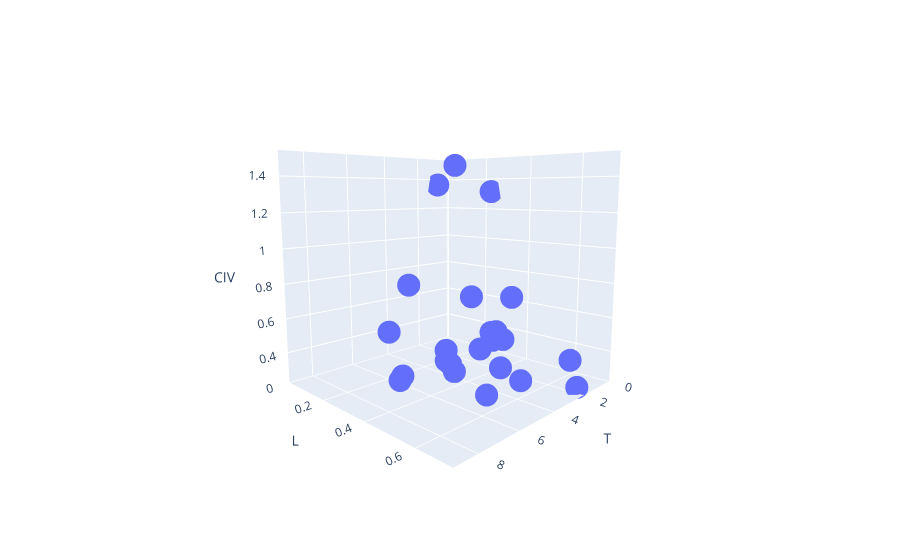

This figure's notebook cell:
### Code cell
# plot civ
df['CIV'] = est_civ(df.STW, df.L, df['T'])
fig = px.scatter_3d(df, x='T', y='L', z='CIV', hover_name='ISSUANCE')
fig.show()

### Figure 1 — Plotly figure (JSON) as saved in the notebook; plotly's stock layout.template omitted (floating-point values rounded to 4 significant figures)
{"data": [{"hovertemplate": "<b>%{hovertext}</b><br><br>T=%{x}<br>L=%{y}<br>CIV=%{z}<extra></extra>", "hovertext": ["FUN 5.375% due 2024", "FUN 5.25% due 2029", "FUN 5.375% due 2027", "SIX 4.875% due 2024", "SIX 7% due 2025", "SIX 5.5% due 2027", "NVDA 2.2% due 2021", "SLG 3.25% due 2022", "GLPI 5.375% due 2026", "GLPI 5.75% due 2028", "EXPE 4.5% due 2024", "MGM 7.75% due 2022", "MGM 5.75% due 2025", "MGM 5.5% due 2027", "MCD 2.75% due 2020", "MSFT 3.625% due 2023", "NFLX 5.375% due 2021", "BKNG 3.6% due 2026", "MAR 3.125% due 2023", "NLOK 3.95% due 2022", "TOL 4.375% due 2023", "VZ 3.376% due 2025", "CLI 4.5% due 2022"], "legendgroup": "", "marker": {"color": "#636efa", "symbol": "circle"}, "mode": "markers", "name": "", "scene": "scene", "showlegend": false, "type": "scatter3d", "x": [3.664, 8.786, 6.536, 3.831, 4.747, 6.536, 0.9556, 2.036, 5.536, 7.664, 3.869, 1.453, 4.703, 6.536, 0.1861, 3.203, 0.3306, 5.664, 2.369, 1.703, 2.536, 4.369, 1.544], "y": [0.5207, 0.5207, 0.5207, 0.5041, 0.5041, 0.5041, 0.02074, 0.7032, 0.426, 0.426, 0.5261, 0.6498, 0.6498, 0.6498, 0.2386, 0.04773, 0.06561, 0.1714, 0.397, 0.2526, 0.4001, 0.3707, 0.4231], "z": [0.5104, 0.477, 0.4728, 0.5542, 0.4852, 0.5364, 1.364, 0.2585, 0.4151, 0.4098, 0.3575, 0.3688, 0.3768, 0.3797, 1.318, 0.6959, 1.5, 0.4855, 0.419, 0.6379, 0.4746, 0.283, 0.6758]}], "layout": {"autosize": true, "legend": {"tracegroupgap": 0}, "margin": {"t": 60}, "scene": {"aspectmode": "auto", "aspectratio": {"x": 1, "y": 1, "z": 1}, "camera": {"center": {"x": 0, "y": 0, "z": 0}, "eye": {"x": 1.534, "y": 1.493, "z": 0.3294}, "projection": {"type": "perspective"}, "up": {"x": 0, "y": 0, "z": 1}}, "domain": {"x": [0, 1], "y": [0, 1]}, "xaxis": {"title": {"text": "T"}, "type": "linear"}, "yaxis": {"title": {"text": "L"}, "type": "linear"}, "zaxis": {"title": {"text": "CIV"}, "type": "linear"}}}}
